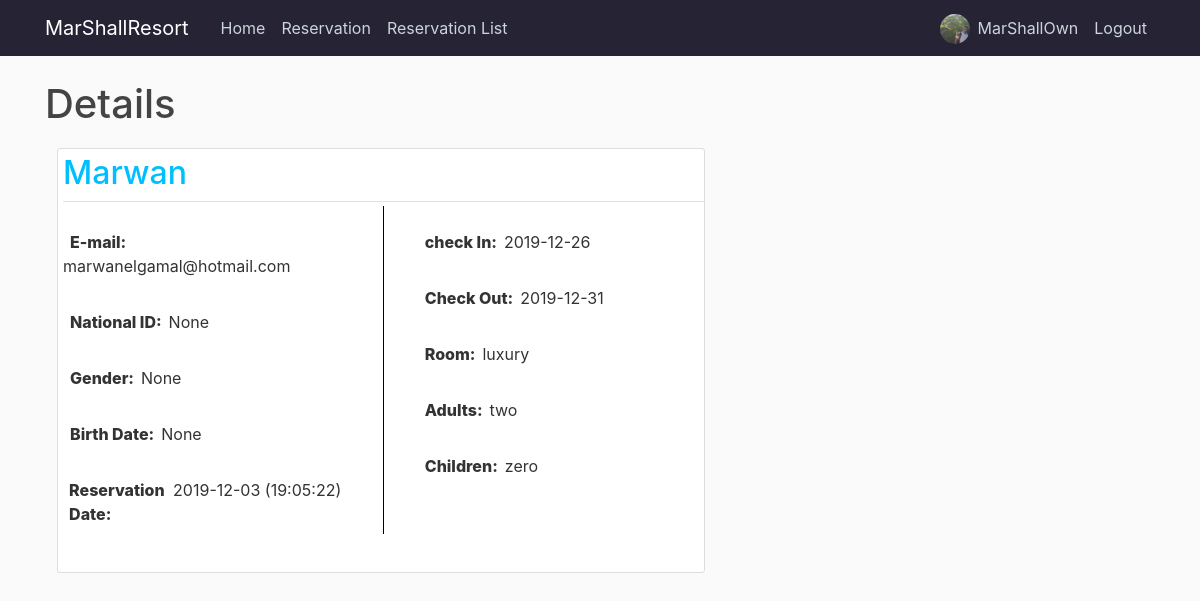
Page /reservation/2/show (signed in) on the committed database.
### app/models.py (models this page shows, shortened)
class User(db.Model, UserMixin):
    id = db.Column(db.Integer,primary_key=True)
    username = db.Column(db.String(20), unique=True, nullable=False)
    email = db.Column(db.String(120), unique=True, nullable=False)
    image_file = db.Column(db.String(20), nullable=False, default='default.jpg')
    password = db.Column(db.String(60), nullable=False)
    role = db.Column(db.String(50))
    reservations = db.relationship('Reservation', backref='user',lazy=True)

class Reservation(db.Model):
    id = db.Column(db.Integer, primary_key=True)
    name = db.Column(db.String(100),nullable=False)
    email = db.Column(db.String(120), nullable=False)
    NationalID = db.Column(db.Integer)
    room = db.Column(db.String(10),nullable=False)
    adults = db.Column(db.String(10),nullable=False)
    children = db.Column(db.String(10),nullable=False)
    checkin = db.Column(db.Date, nullable=False)
    checkout = db.Column(db.Date, nullable=False)
    gender = db.Column(db.String(10))
    birthdate = db.Column(db.Date)
    date_posted = db.Column(db.DateTime, nullable=False, default= datetime.now)
    user_id = db.Column(db.Integer, db.ForeignKey('user.id'), nullable=True)

### app/routes.py (the view)
@app.route('/reservation/<int:guest_id>/show')
@login_required
def reservation_show(guest_id):
    guest = Reservation.query.get_or_404(guest_id)
    if current_user.role == 'Admin' or current_user == guest.user:
        createDate = str(guest.date_posted)
        createDate = createDate[:10] + " (" + createDate[11:19] + ")"
        return render_template('reservation_details.html', title='Details', guest=guest, createDate=createDate)
    else:
        flash('You need to be admin to view this page.','danger')
        return redirect(url_for('home'))

### app/models.py (called while the page is built)
@login_manager.user_loader
def load_user(user_id):
    return User.query.get(int(user_id))

### app/templates/reservation_details.html (shortened to what this page needs)
{%extends "layout.html" %}
{% block content %}
<h1>{{title}}</h1>
          <article style="padding: 5px 0px; height: 90%; margin:12px; width:100%; display:inline-block" class="col-md-7 media content-section">
            <div style='margin-left:5px;' class="media-body">
              <div class="article-metadata">
                <h2 style='color:deepskyblue'>{{ guest.name }}</h2>
              </div>
              <div class="row">
                <div class="col-md-6">
                    <br>
                    <div class='form-group row col-md-12'>
                        <label style="font-weight: 800; margin: 0 7px;">E-mail:</label>
                        <p class="article-content">{{ guest.email }}</p>
                    </div>
                    <div class='form-group row col-md-12'>
                        <label style="font-weight: 800; margin: 0 7px;">National ID:</label>
                        <p class="article-content">{{ guest.NationalID }}</p>
                    </div>
                    <div class='form-group row col-md-12'>
                        <label style="font-weight: 800; margin: 0 7px;">Gender:</label>
                        <p class="article-content">{{ guest.gender }}</p>
                    </div>
                    <div class='form-group row col-md-12'>
                        <label style="font-weight: 800; margin: 0 7px;">Birth Date:</label>
                        <p class="article-content">{{ guest.birthdate }}</p>
                    </div>
                    <div class='form-group row col-md-12'>
                        <label class='col-md-5' style="position: absolute; font-weight: 800; left: 2%;">Reservation Date:</label>
                        <p style='position: relative;' class="article-content date-style">{{ createDate }}</p>
                    </div>
                </div>
                <div class="col-md-6 border-split">
                    <br>
                    <div class='form-group row col-md-12'>
                        <label style="font-weight: 800; margin: 0 7px;">check In:</label>
                        <p class="article-content">{{ guest.checkin }}</p>
                    </div>
                    <div class='form-group row col-md-12'>
                        <label style="font-weight: 800; margin: 0 7px;">Check Out:</label>
                        <p class="article-content">{{ guest.checkout }}</p>
                    </div>
                    <div class='form-group row col-md-12'>
                        <label style="font-weight: 800; margin: 0 7px;">Room:</label>
                        <p class="article-content">{{ guest.room }}</p>
                    </div>
                    <div class='form-group row col-md-12'>
                        <label style="font-weight: 800; margin: 0 7px;">Adults:</label>
                        <p class="article-content">{{ guest.adults }}</p>
                    </div>
                    <div class='form-group row col-md-12'>
                        <label style="font-weight: 800; margin: 0 7px;">Children:</label>
                        <p class="article-content">{{ guest.children }}</p>
                    </div>
                </div>
              </div>
            </div>
          </article>
{% endblock content %}

### app/templates/layout.html (shortened to what this page needs)
<!DOCTYPE html>
<html lang="en">
<head>
    <link rel="stylesheet" href="https://stackpath.bootstrapcdn.com/bootstrap/4.3.1/css/bootstrap.min.css">
    <link type="text/css" rel="stylesheet" href=" {{url_for('static', filename='main.css')}} " />
</head>
<body>
        <header class="site-header">
                <nav class="navbar navbar-expand-md navbar-dark bg-steel fixed-top">
                    <div class="container">
                    <a class="navbar-brand mr-4" href="{{url_for('home')}}">MarShallResort</a>
                    <div class="collapse navbar-collapse" id="navbarToggle">
                        <div class="navbar-nav mr-auto">
                        <a class="nav-item nav-link" href="{{url_for('home')}}">Home</a>
                        <a class="nav-item nav-link" href="{{url_for('reservation')}}">Reservation</a>
                        {% if current_user.is_authenticated and current_user.role == 'Admin' %}
                        <a class="nav-item nav-link" href="{{url_for('reservation_list')}}">Reservation List</a>
                        {% endif %}
                        </div>
                        <div class="navbar-nav">
                            {% if current_user.is_authenticated %}
                            <div style='margin-right: 0vh;' class='row'>
                                <a href="{{url_for('account')}}" class='prof-img-a'><img style="margin:20% 2% 0 0; height: 30px; width:30px;" class="rounded-circle" src="{{ url_for('static', filename='profile_pics/' + current_user.image_file) }}"></a>
                                <a class="nav-item nav-link" href="{{url_for('account')}}">{{current_user.username}}</a>
                            </div>
                                <a class="nav-item nav-link" href="{{url_for('logout')}}">Logout</a>
                            {% else %}
                                <a class="nav-item nav-link" href="{{url_for('login')}}">Login</a>
                                <a class="nav-item nav-link" href="{{url_for('register')}}">Register</a>
                            {% endif %}
                        </div>
                    </div>
                    </div>
                </nav>
                </header>
                        <main role="main" class="container">
                                <div class="row">
                                    <div class="col-md-12">
                                    {% block content %}{% endblock %}
                                    </div>
</body>
</html>

### app/static/main.css (style rules this page uses)
body { background: #fafafa; color: #333333; margin-top: 5rem; }
h1, h2, h3, h4, h5, h6 { color: #444444; }
.bg-steel { background-color: #262335; }
.site-header .navbar-nav .nav-link { color: #cbd5db; }
.content-section { background: #ffffff; padding: 10px 20px; border: 1px solid #dddddd; border-radius: 3px; margin-bottom: 20px; }
.article-content { white-space: pre-line; }
.article-metadata { padding-bottom: 1px; margin-bottom: 4px; border-bottom: 1px solid #e3e3e3 }

### app/templates/reservation_details.html (style rules this page uses)
@media screen and (min-width: 1024px) { .border-split { padding-left: 5%; border-left: 1px solid black; } }
@media screen and (min-width: 1024px) { .date-style { left: 40%; } }

### rows in the picture
User: image_file (picture), username "MarShallOwn"
Reservation: name "Marwan", email "marwanelgamal@hotmail.com", NationalID "None", gender "None", birthdate "None", checkin "2019-12-26", checkout "2019-12-31", room "luxury", adults "two", children "zero"

### other values in the picture
{{ title }} "Details"
{{ createDate }} "2019-12-03 (19:05:22)"
